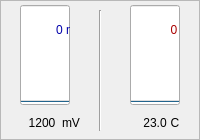
  <widget class="QFrame" name="frSMX">
   <property name="geometry">
    <rect>
     <x>900</x>
     <y>460</y>
     <width>200</width>
     <height>140</height>
    </rect>
   </property>
   <property name="frameShape">
    <enum>QFrame::StyledPanel</enum>
   </property>
   <property name="frameShadow">
    <enum>QFrame::Raised</enum>
   </property>
   <widget class="QLabel" name="lblTemp">
    <property name="geometry">
     <rect>
      <x>130</x>
      <y>110</y>
      <width>50</width>
      <height>25</height>
     </rect>
    </property>
    <property name="text">
     <string>23.0</string>
    </property>
    <property name="alignment">
     <set>Qt::AlignCenter</set>
    </property>
   </widget>
   <widget class="QProgressBar" name="progTemp">
    <property name="geometry">
     <rect>
      <x>130</x>
      <y>5</y>
      <width>50</width>
      <height>100</height>
     </rect>
    </property>
    <property name="contextMenuPolicy">
     <enum>Qt::DefaultContextMenu</enum>
    </property>
    <property name="layoutDirection">
     <enum>Qt::LeftToRight</enum>
    </property>
    <property name="autoFillBackground">
     <bool>true</bool>
    </property>
    <property name="styleSheet">
     <string notr="true">color: rgb(170, 0, 0);</string>
    </property>
    <property name="value">
     <number>0</number>
    </property>
    <property name="orientation">
     <enum>Qt::Vertical</enum>
    </property>
    <property name="invertedAppearance">
     <bool>false</bool>
    </property>
    <property name="format">
     <string>%p C</string>
    </property>
   </widget>
   <widget class="QProgressBar" name="progVddm">
    <property name="geometry">
     <rect>
      <x>20</x>
      <y>5</y>
      <width>50</width>
      <height>100</height>
     </rect>
    </property>
    <property name="contextMenuPolicy">
     <enum>Qt::DefaultContextMenu</enum>
    </property>
    <property name="layoutDirection">
     <enum>Qt::LeftToRight</enum>
    </property>
    <property name="autoFillBackground">
     <bool>true</bool>
    </property>
    <property name="styleSheet">
     <string notr="true">color: rgb(0, 0, 170);</string>
    </property>
    <property name="value">
     <number>0</number>
    </property>
    <property name="orientation">
     <enum>Qt::Vertical</enum>
    </property>
    <property name="invertedAppearance">
     <bool>false</bool>
    </property>
    <property name="format">
     <string>%p mV</string>
    </property>
   </widget>
   <widget class="QLabel" name="lblVddm">
    <property name="geometry">
     <rect>
      <x>17</x>
      <y>110</y>
      <width>50</width>
      <height>25</height>
     </rect>
    </property>
    <property name="text">
     <string>1200</string>
    </property>
    <property name="alignment">
     <set>Qt::AlignCenter</set>
    </property>
   </widget>
   <widget class="Line" name="line_4">
    <property name="geometry">
     <rect>
      <x>90</x>
      <y>10</y>
      <width>20</width>
      <height>121</height>
     </rect>
    </property>
    <property name="orientation">
     <enum>Qt::Vertical</enum>
    </property>
   </widget>
   <widget class="QLabel" name="lblC">
    <property name="geometry">
     <rect>
      <x>150</x>
      <y>110</y>
      <width>50</width>
      <height>25</height>
     </rect>
    </property>
    <property name="text">
     <string>C</string>
    </property>
    <property name="alignment">
     <set>Qt::AlignCenter</set>
    </property>
   </widget>
   <widget class="QLabel" name="lblmV">
    <property name="geometry">
     <rect>
      <x>46</x>
      <y>110</y>
      <width>50</width>
      <height>25</height>
     </rect>
    </property>
    <property name="text">
     <string>mV</string>
    </property>
    <property name="alignment">
     <set>Qt::AlignCenter</set>
    </property>
   </widget>
  </widget>
